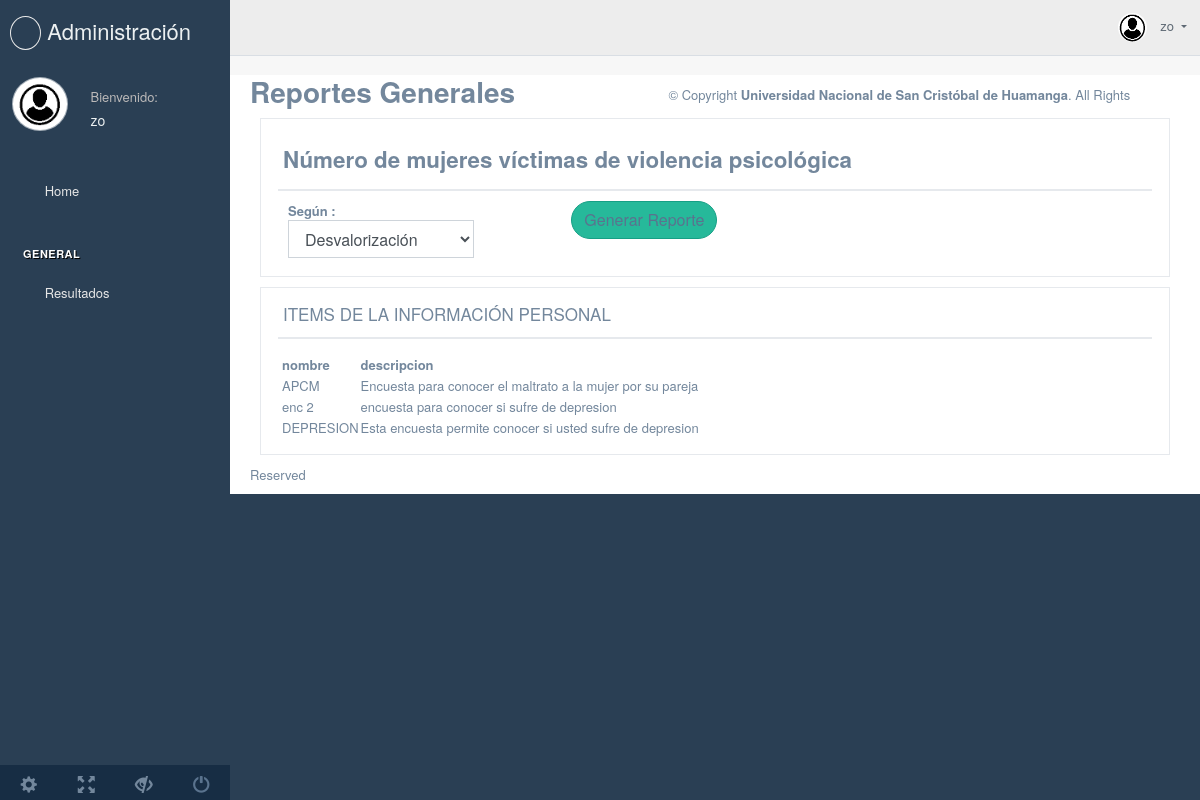
The app's page /intranet/g_reporte/ (signed in), older data.
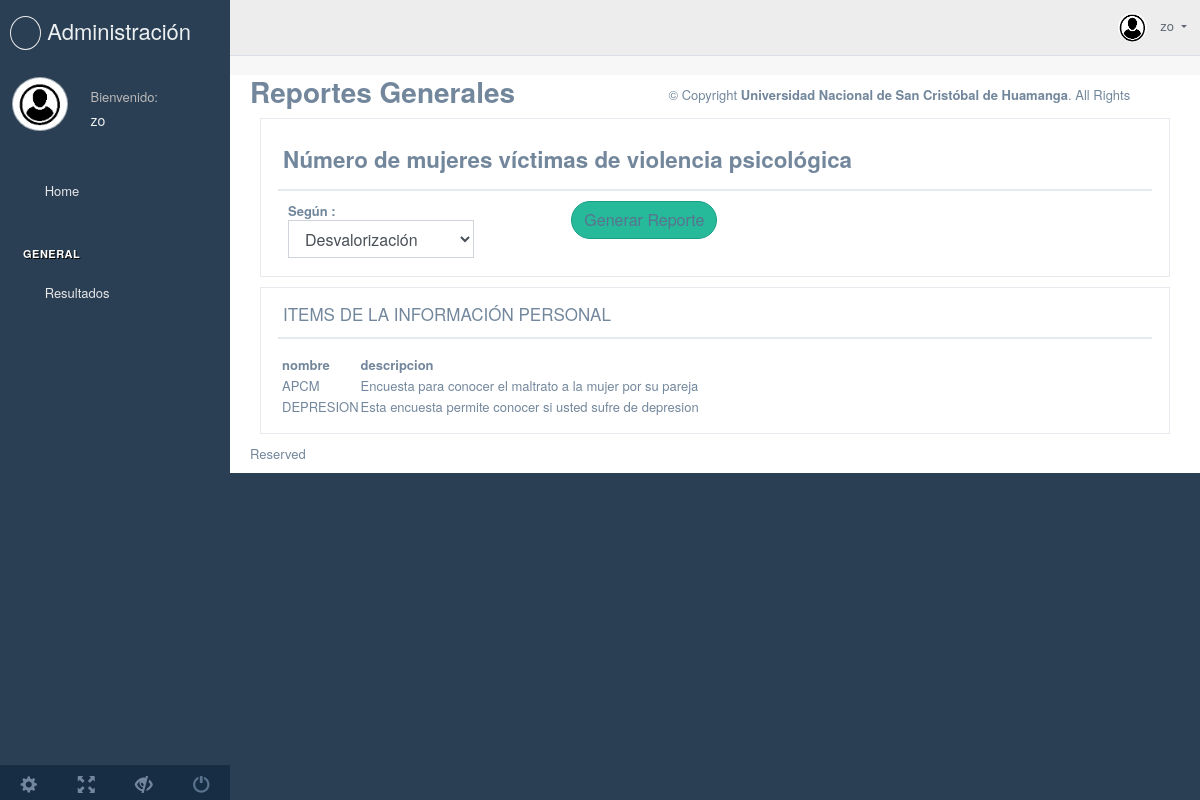
The same page, newer data.
### encuesta/models.py (models this page shows, shortened)
class ModelAudit(models.Model):
    isuso = models.BooleanField(default=True)
    fecha_registro = models.DateTimeField(auto_now_add=True)
    fecha_actualizacion = models.DateTimeField(auto_now=True)
    estado = models.BooleanField(default=True)
    class Meta:
        abstract = True

class Encuesta(ModelAudit):
    nombre = models.CharField(max_length=30)
    descripcion = models.TextField()
    registro = models.ForeignKey(
        settings.AUTH_USER_MODEL, on_delete=models.PROTECT)
    num_pre_asig = models.PositiveIntegerField()
    isorden = models.BooleanField(default=True)

### encuesta/views.py (the view)
# urls.py: path('g_reporte/',generar_reporte, name='generar_reporte'),
def generar_reporte(request):
    resultados = Encuesta.objects.all()
    return render(request,'adminpage/generar_reporte.html',{'resultados':resultados})

### templates/adminpage/generar_reporte.html (shortened to what this page needs)
{% extends "adminpage/ta_base.html" %}
{% block content %}
<div class="">
  <div class="page-title">
    <div class="title_left">
      <h3><strong>Reportes Generales</strong><small></small></h3>
    </div>
  </div>
  <div class="col-md-12 col-sm-12 ">
    <div class="x_panel">
      <div class="x_title">
        <h3><small><strong>Número de mujeres víctimas de violencia psicológica</strong></small></h3>
      </div>
      <div class="col-sm-10">
        <div class="dataTables_length" id="datatable_length">
          <label><strong>Según : </strong><select name="datatable_length" aria-controls="datatable"
              class="form-control input-sm">
              <option value="">Desvalorización</option>
            </select>
          </label>
        </div>
        <div>
          <button  class="btn btn-round btn-success" type="button">
            <a href="{% url 'encuesta:pastel' %}"> Generar Reporte </a>
          </button>
        </div>
      </div>
    </div>
  </div>
</div>
<div class="col-md-12">
  <div class="x_panel">
    <div class="x_title">
      <h2>ITEMS DE LA INFORMACIÓN PERSONAL
      </h2>
      <div class="clearfix"></div>
    </div>
    <div class="x_content bs-example-popovers">
      {% if resultados %}
      <table>
        <thead>
          <tr>
            <th>nombre</th>
            <th>descripcion</th>
          </tr>
        </thead>
        <tbody>
          {% for resultados in resultados %}
          <tr>
            <td>{{ resultados.nombre }} </td>
            <td>{{ resultados.descripcion }} </td>
          </tr>
          {% endfor %}
        </tbody>
      </table>
      {% else %}
      <h1>No existe autores</h1>
      {% endif %}
    </div>
  </div>
</div>
</div>
</div>
{% endblock %}

Row changes from the older to the newer data that the page shows:
removed Encuesta: nombre "enc 2", descripcion "encuesta para conocer si sufre de depresion"
